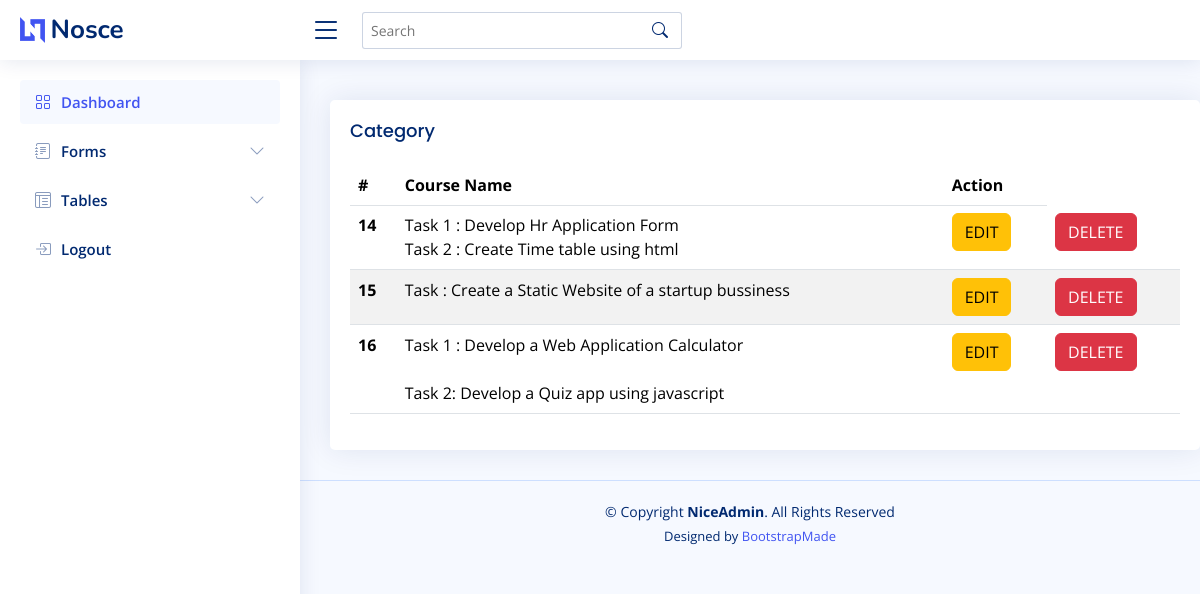
The app's page /admin/viewtask.php with its own data.
### tables this page shows
CREATE TABLE `tbl_task` (
  `taskid` int(50) NOT NULL,
  `task` varchar(100) NOT NULL,
  `subid` int(11) NOT NULL
);

### admin/viewtask.php (the view)
<?php
include("header.php");
include("sidenav.php");
include("config.php");
?>
<section class="content">
<div class="card" style="margin-left:330px; margin-top:100px;">
  <div class="card-body">
    <h5 class="card-title">Category</h5>
    <table class="table table-striped">
      <thead>
        <tr>
          <th scope="col">#</th>
          <th scope="col">Course Name</th>
          <th scope="col">Action </th>
        </tr>
      </thead>
      <tbody>
        <tr>
        <?php
                            $sql = "select * from tbl_task";
                            $res  = mysqli_query($conn, $sql);
                                if(mysqli_num_rows($res) > 0){
                                  while($data = mysqli_fetch_array($res)){
                                ?>
                                <tr>
                                    <th scope="row"><?php  echo $data['taskid'];?></th>
                                    <td><?php  echo $data['task'];?></td>
                                    <?php
                                echo "<td><a href='edittask.php?taskid=".$data['taskid']."'><button class='btn btn-warning'>EDIT</button></a></td>";
                                ?>
                                <?php
                                echo "<td><a href='deletetask.php?taskid=".$data['taskid']."'><button class='btn btn-danger'>DELETE</button></a></td>";
                                ?>
                                </tr>
                                <?php
                                }}
                                ?>
        </tr>
      </tbody>
    </table>
  </div>
</div>
</section>
<?php
include("footer.php");
?>

### admin/assets/css/style.css (style rules this page uses)
:root { scroll-behavior: smooth; }
body { font-family: "Open Sans", sans-serif; background: #f6f9ff; color: #444444; }
a { color: #4154f1; text-decoration: none; }
h1, h2, h3, h4, h5, h6 { font-family: "Nunito", sans-serif; }
.card { margin-bottom: 30px; border: none; border-radius: 5px; box-shadow: 0px 0 30px rgba(1, 41, 112, 0.1); }
.card-title { padding: 20px 0 15px 0; font-size: 18px; font-weight: 500; color: #012970; font-family: "Poppins", sans-serif; }
.card-body { padding: 0 20px 20px 20px; }

### records on screen
tbl_task: taskid "14", task "Task 1 : Develop Hr Application Form Task 2 : Create Time table using html"
tbl_task: taskid "15", task "Task : Create a Static Website of a startup bussiness"
tbl_task: taskid "16", task "Task 1 : Develop a Web Application Calculator Task 2: Develop a Quiz app using javascript"
